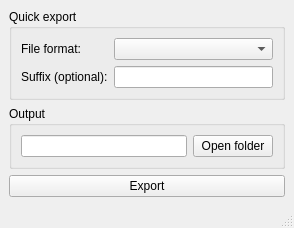
<?xml version="1.0" encoding="UTF-8"?>
<ui version="4.0">
 <class>QuickExport</class>
 <widget class="QMainWindow" name="QuickExport">
  <property name="geometry">
   <rect>
    <x>0</x>
    <y>0</y>
    <width>294</width>
    <height>228</height>
   </rect>
  </property>
  <property name="windowTitle">
   <string>Quick Export</string>
  </property>
  <widget class="QWidget" name="centralwidget">
   <layout class="QGridLayout" name="gridLayout_3">
    <item row="0" column="0">
     <widget class="QGroupBox" name="groupBox">
      <property name="title">
       <string>Quick export</string>
      </property>
      <layout class="QGridLayout" name="gridLayout">
       <item row="0" column="1">
        <widget class="QComboBox" name="combo_format"/>
       </item>
       <item row="0" column="0">
        <widget class="QLabel" name="label_2">
         <property name="text">
          <string>File format:</string>
         </property>
        </widget>
       </item>
       <item row="1" column="0">
        <widget class="QLabel" name="label_3">
         <property name="text">
          <string>Suffix (optional):</string>
         </property>
        </widget>
       </item>
       <item row="1" column="1">
        <widget class="QLineEdit" name="line_suffix"/>
       </item>
      </layout>
     </widget>
    </item>
    <item row="1" column="0">
     <widget class="QGroupBox" name="groupBox_2">
      <property name="title">
       <string>Output</string>
      </property>
      <layout class="QGridLayout" name="gridLayout_2">
       <item row="0" column="1">
        <widget class="QPushButton" name="button_open">
         <property name="text">
          <string>Open folder</string>
         </property>
        </widget>
       </item>
       <item row="0" column="0">
        <widget class="QLineEdit" name="line_output"/>
       </item>
      </layout>
     </widget>
    </item>
    <item row="2" column="0">
     <widget class="QPushButton" name="button_export">
      <property name="text">
       <string>Export</string>
      </property>
     </widget>
    </item>
   </layout>
  </widget>
  <widget class="QMenuBar" name="menubar">
   <property name="geometry">
    <rect>
     <x>0</x>
     <y>0</y>
     <width>294</width>
     <height>18</height>
    </rect>
   </property>
  </widget>
  <widget class="QStatusBar" name="statusbar"/>
 </widget>
 <resources/>
 <connections/>
</ui>
